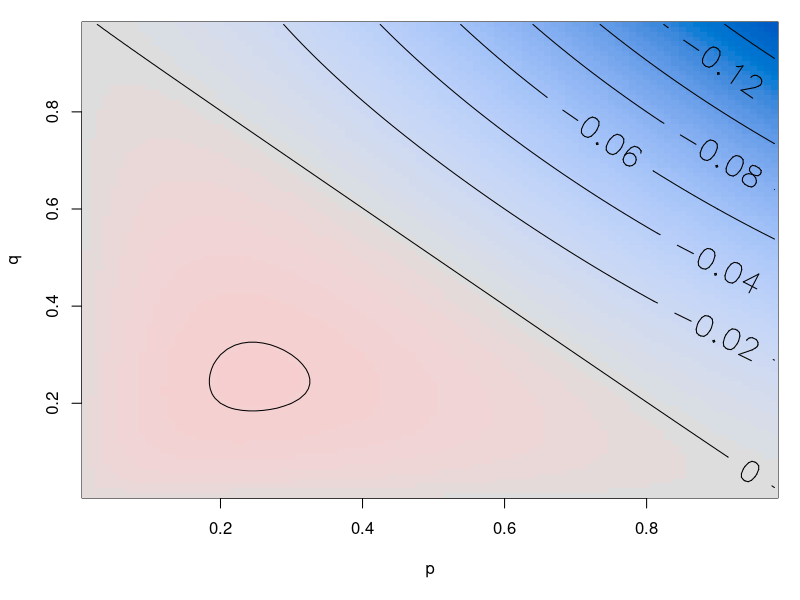
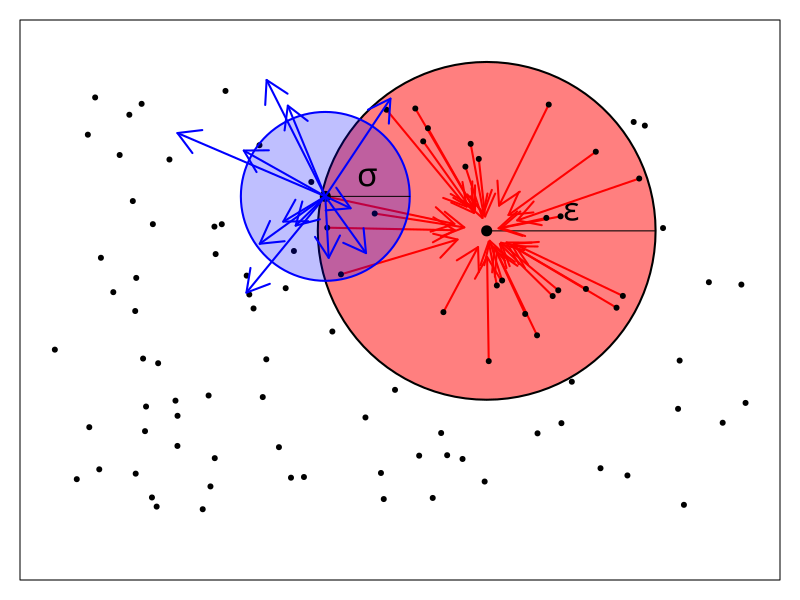
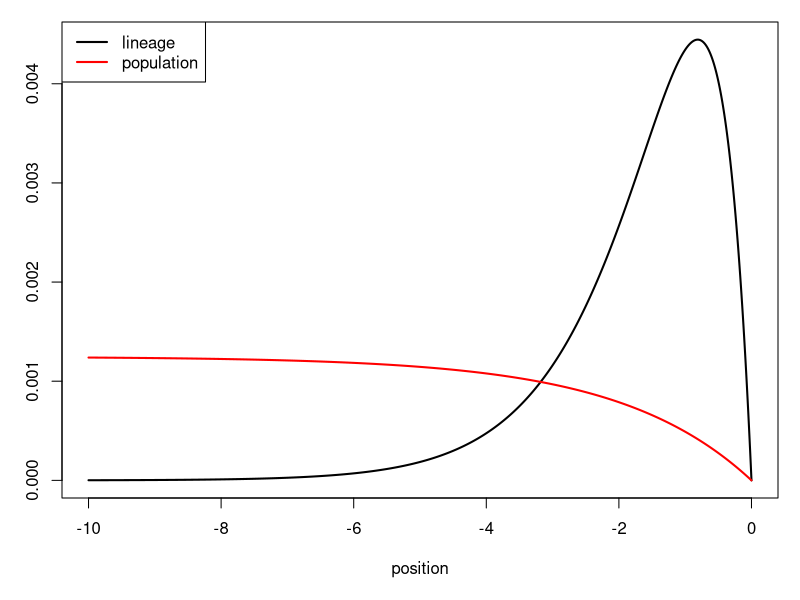

The R script that drew these images, in order:
##########
# sigma effective for big/small

d_varL <- function (p, q) {
    return(p * q * (1 - (p + q)) / (3 * (p + q)))
}

pqvals <- seq(0, 1, length.out=101)[2:99]
pq <- expand.grid(p=pqvals,
                  q=pqvals)
pq$dv <- d_varL(pq$p, pq$q)


png(file="bigsmall_dvar.png", width=64*7, height=64*7, res=64)
par(mar=c(5,4,1,1)+.1)
    cols <- colorspace::diverging_hcl(101,
      h = c(250, 10), c = 100, l = c(37, 88), power = c(0.7, 1.7))
    image(pqvals, pqvals, matrix(pq$dv, nrow=length(pqvals)),
          zlim=c(-1, 1) * max(abs(pq$dv)),
          col=cols, xlab='p', ylab='q')
    contour(pqvals, pqvals, matrix(pq$dv, nrow=length(pqvals)), add=TRUE,
            labcex=2)
dev.off()



##########
# diagram of continuous-space model

draw_circle <- function (xy, r, radius_label, ...) {
    xy <- unlist(xy)
    theta <- seq(0, 2*pi, length.out=101)
    polygon(xy[1] + r * cos(theta),
            xy[2] + r * sin(theta), ...)
    if (!missing(radius_label)) {
        segments(x0=xy[1], y0=xy[2], x1=xy[1] + r)
        text(xy[1] + r/2, xy[2], labels=radius_label, pos=3, cex=2)
    }
}

N <- 100
epsilon <- 0.4
sigma <- 0.2
H <- 1
W <- 5/3

set.seed(25)
xy <- data.frame(
            x=W * (runif(N) - 0.5),
            y=H * (runif(N) - 0.5)
        )

xy <- xy[order(xy$x^2 + xy$y^2),]

png(file="scales_diagram.png", width=144*5, height=144*3, res=144)
par(mar=c(1,1,1,1))
k <- 10
    plot(xy$x, xy$y, type='n',
         xlim=c(-1, 1) * W/2, ylim=c(-1, 1) * H/2,
         asp=1, xaxt='n', xlab='', yaxt='n', ylab='')
    draw_circle(xy[k,], epsilon, col=adjustcolor("red", 0.5), lwd=2, radius_label=expression(epsilon))
    points(xy[k,1], xy[k,2], cex=2, pch=20)
    in_circle <- setdiff(which((xy$x - xy[k,1])^2 + (xy$y - xy[k,2])^2 < epsilon^2), k)
    arrows(x0=xy$x[in_circle], y0=xy$y[in_circle],
           x1=0.8 * xy[k,1] + 0.2 * xy$x[in_circle],
           y1=0.8 * xy[k,2] + 0.2 * xy$y[in_circle],
           col='red', lwd=2)
    points(xy$x, xy$y, pch=20)
k <- 15
    n <- 12
    draw_circle(xy[k,], sigma, border="blue", col=adjustcolor("blue", 0.25), lwd=2, radius_label=expression(sigma))
    points(xy[k,1], xy[k,2], cex=2, pch=20)
    arrows(
        x0=xy[k,1], y0=xy[k,2],
        x1=xy[k,1] + rnorm(12, sd=sigma),
        y1=xy[k,2] + rnorm(12, sd=sigma),
        col='blue', lwd=2
    )
dev.off()


##########
# stationary distribution for lineages in the PME

xvals <- seq(-10, 0, length.out=1001)

# wavefront
w <- function (x) {
    y <- pmax(0, 1 - exp(x / 2))
    return(y / sum(y))
}

# stationary distribution for lineages
f <- function (x) {
    y <- exp(x) * (1 - exp(x/2))
    return(y / sum(y))
}

png(file='pme_dists.png', width=64*5, height=64*7, res=64)
par(mar=c(5,3,1,1)+.1)
    plot(xvals, f(xvals), type='l',
         ylab='', xlab='position', lwd=2)
    lines(xvals, w(xvals), col='red', lwd=2)
    legend("topleft", lty=1, lwd=2, col=c("black", "red"),
           legend=c("lineage", "population"))
dev.off()
